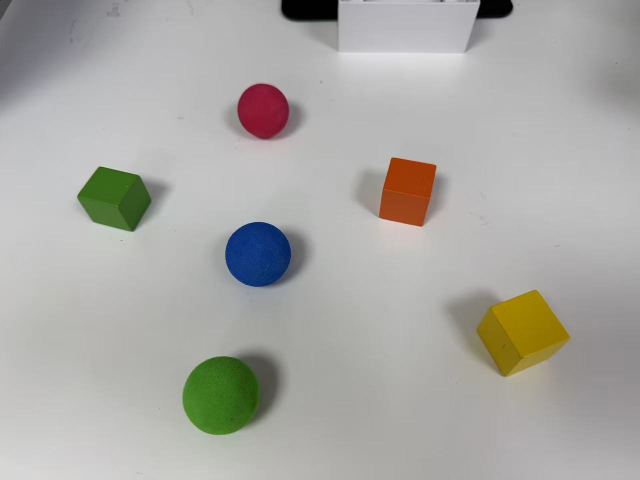
#> input picture Chapter3代码/Pictures/ball.jpg, 1280 x 960 px, found by its file name (shown at 1/2 size)
$ python '形状裁剪.py'
#> lines starting #> are read from the running program, lines starting #| are printed output that depends on the picture
import cv2

# 1. 配置参数（改这几行就行）
input_path = "/home/pi/Pictures/ball.jpg"    # 你的原图路径
output_path = "/home/pi/Pictures/ball_cut.png"  # 剪裁后的保存路径
row_start, row_end = 100, 400  # 行范围（高度）
col_start, col_end = 100, 400  # 列范围（宽度）

# 2. 读取图片
img = cv2.imread(input_path)
#> img is the input picture: shape (960, 1280, 3); mean B, G, R 165.2, 169.5, 170.3

# 3. 核心：剪裁（行范围, 列范围）
cropped_img = img[row_start:row_end, col_start:col_end]
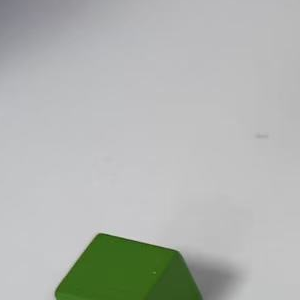
#> cropped_img: shape (300, 300, 3); mean B, G, R 177.1, 181.1, 177.6

# 4. 保存剪裁结果
cv2.imwrite(output_path, cropped_img)
print(f"剪裁完成！已保存至 {output_path}")
